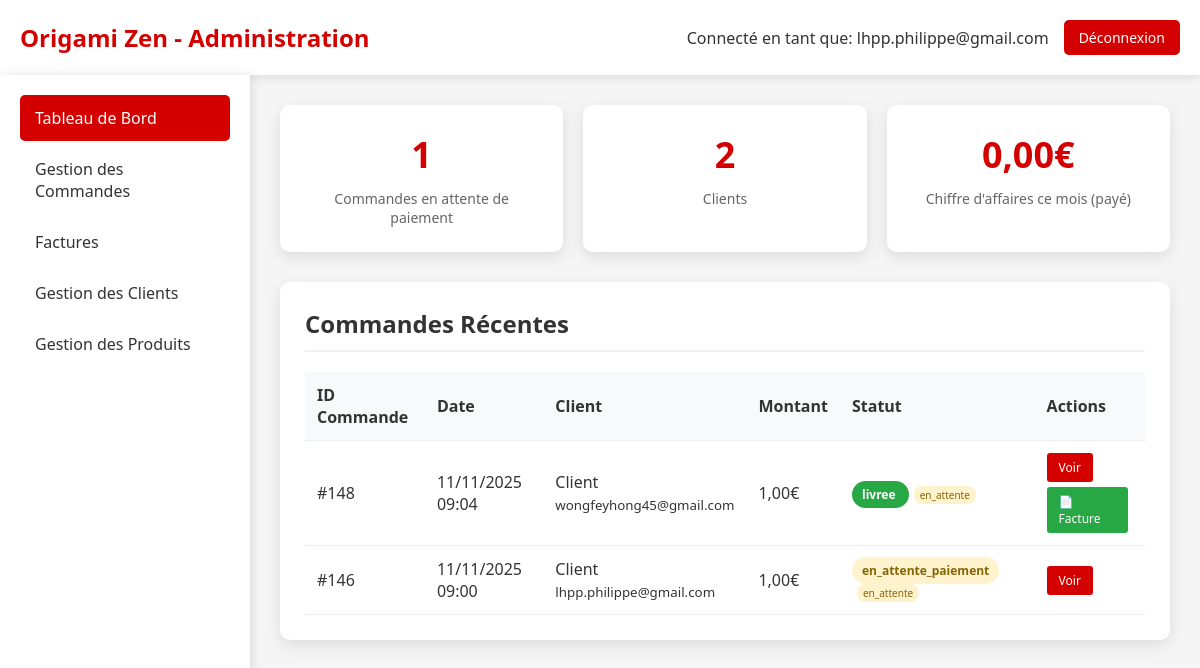
The page /admin_dashboard.php (signed in) on the database as committed earlier.
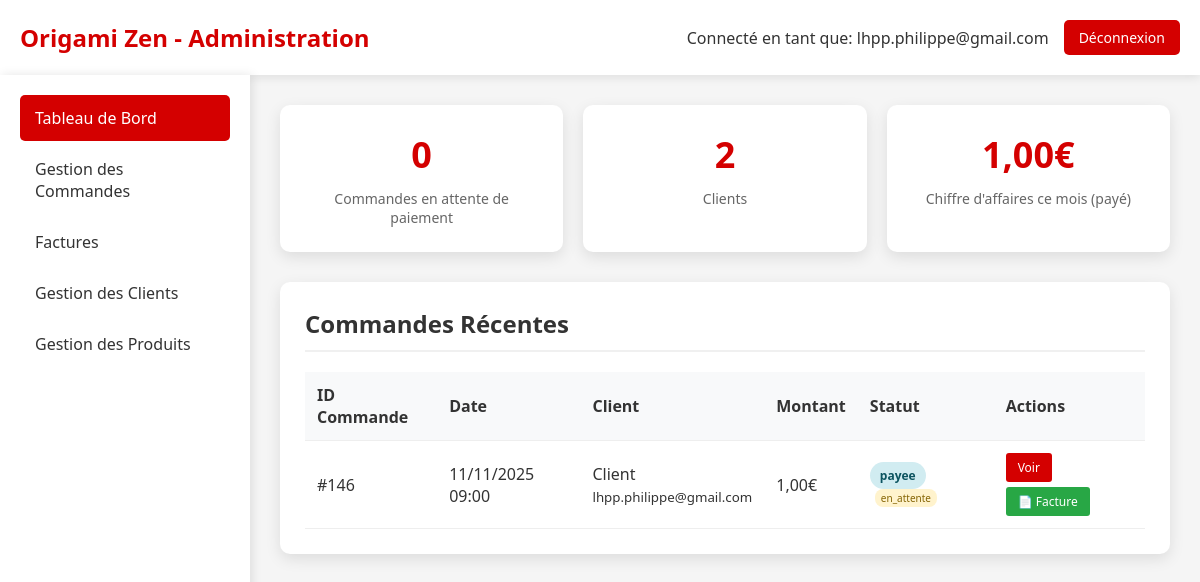
The same page on the database as committed later.
### tables this page shows
CREATE TABLE IF NOT EXISTS `commande` (
  `idCommande` bigint NOT NULL AUTO_INCREMENT,
  `idClient` bigint NOT NULL,
  `idAdresseLivraison` bigint NOT NULL,
  `idAdresseFacturation` bigint DEFAULT NULL,
  `dateCommande` datetime NOT NULL,
  `modeReglement` varchar(20) NOT NULL DEFAULT 'CB',
  `delaiLivraison` date NOT NULL,
  `fraisDePort` double NOT NULL,
  `montantTotal` double NOT NULL,
  `statut` enum('en_attente','en_attente_paiement','payee','confirmee','expediee','livree','annulee') NOT NULL DEFAULT 'en_attente',
  `statut_paiement` enum('en_attente','payee','echec','annulee','rembourse') DEFAULT 'en_attente',
  `idPaiement` int DEFAULT NULL,
  `visible` tinyint(1) DEFAULT '1',
  PRIMARY KEY (`idCommande`),
  KEY `Commande_idClient_FK` (`idClient`),
  KEY `Commande_idAdresseLivraison_FK` (`idAdresseLivraison`),
  KEY `idAdresseFacturation` (`idAdresseFacturation`)
);

CREATE TABLE IF NOT EXISTS `client` (
  `idClient` bigint NOT NULL AUTO_INCREMENT,
  `email` varchar(50) NOT NULL,
  `motDePasse` varchar(255) NOT NULL,
  `nom` varchar(50) DEFAULT NULL,
  `prenom` varchar(50) DEFAULT NULL,
  `telephone` varchar(20) DEFAULT NULL,
  `email_confirme` tinyint(1) DEFAULT '0',
  `token_confirmation` varchar(64) DEFAULT NULL,
  `token_expires` datetime DEFAULT NULL,
  `type` enum('temporaire','permanent') DEFAULT 'temporaire',
  `date_creation` datetime DEFAULT CURRENT_TIMESTAMP,
  `session_id` varchar(128) DEFAULT NULL,
  PRIMARY KEY (`idClient`),
  KEY `idx_client_type` (`type`),
  KEY `idx_client_session` (`session_id`),
  KEY `idx_client_date` (`date_creation`)
);

### admin_dashboard.php (the view, shortened to what this page needs)
<?php
$host = 'localhost';
$dbname = 'origami';
$username = 'root';
$password = '';
try {
    $pdo = new PDO("mysql:host=$host;dbname=$dbname;charset=utf8", $username, $password);
    $pdo->setAttribute(PDO::ATTR_ERRMODE, PDO::ERRMODE_EXCEPTION);
    $stmt = $pdo->query("SELECT COUNT(*) FROM Commande WHERE statut = 'en_attente_paiement' AND visible = 1");
    $commandesEnAttentePaiement = $stmt->fetchColumn();
    $stmt = $pdo->query("SELECT COUNT(*) FROM Client WHERE (type = 'permanent' OR (type IS NULL AND email NOT LIKE 'temp_%@origamizen.fr'))");
    $clientsPermanents = $stmt->fetchColumn();
    $stmt = $pdo->query("SELECT SUM(montantTotal) FROM Commande WHERE statut = 'payee' AND visible = 1 AND MONTH(dateCommande) = MONTH(CURRENT_DATE()) AND YEAR(dateCommande) = YEAR(CURRENT_DATE())");
    $chiffreAffaires = $stmt->fetchColumn() ?? 0;
    $stmt = $pdo->query("
        SELECT c.idCommande, c.dateCommande, c.montantTotal, c.statut, c.statut_paiement,
               cl.nom, cl.prenom, cl.email
        FROM Commande c
        JOIN Client cl ON c.idClient = cl.idClient
        WHERE c.visible = 1
        ORDER BY c.dateCommande DESC
        LIMIT 10
    ");
    $commandesRecentes = $stmt->fetchAll(PDO::FETCH_ASSOC);
} catch (PDOException $e) {
    die("Erreur de connexion à la base de données: " . $e->getMessage());
}
?>
<!DOCTYPE html>
<html lang="fr">
<head>
</head>
<body>
    <div class="header">
        <div class="logo">
            <h1>Origami Zen - Administration</h1>
        </div>
        <div class="admin-info">
            <span>Connecté en tant que: <?= htmlspecialchars($_SESSION['admin_email']) ?></span>
            <a href="?logout=1" class="btn-logout">Déconnexion</a>
        </div>
    </div>
    <div class="container">
        <div class="sidebar">
            <a href="admin_dashboard.php" class="nav-item active">Tableau de Bord</a>
            <a href="admin_commandes.php" class="nav-item">Gestion des Commandes</a>
            <a href="admin_factures.php" class="nav-item">Factures</a>
            <a href="admin_clients.php" class="nav-item">Gestion des Clients</a>
            <a href="admin_produits.php" class="nav-item">Gestion des Produits</a>
        </div>
        <div class="main-content">
            <div class="stats-grid">
                <div class="stat-card">
                    <div class="stat-number"><?= $commandesEnAttentePaiement ?></div>
                    <div class="stat-label">Commandes en attente de paiement</div>
                </div>
                <div class="stat-card">
                    <div class="stat-number"><?= $clientsPermanents ?></div>
                    <div class="stat-label">Clients</div>
                </div>
                <div class="stat-card">
                    <div class="stat-number"><?= number_format($chiffreAffaires, 2, ',', ' ') ?>€</div>
                    <div class="stat-label">Chiffre d'affaires ce mois (payé)</div>
                </div>
            </div>
            <div class="section">
                <h2>Commandes Récentes</h2>
                <table>
                    <thead>
                        <tr>
                            <th>ID Commande</th>
                            <th>Date</th>
                            <th>Client</th>
                            <th>Montant</th>
                            <th>Statut</th>
                            <th>Actions</th>
                        </tr>
                    </thead>
                    <tbody>
                        <?php foreach ($commandesRecentes as $commande): ?>
                        <tr>
                            <td>#<?= $commande['idCommande'] ?></td>
                            <td><?= date('d/m/Y H:i', strtotime($commande['dateCommande'])) ?></td>
                            <td>
                                <?= htmlspecialchars($commande['prenom'] . ' ' . $commande['nom']) ?>
                                <br><small><?= htmlspecialchars($commande['email']) ?></small>
                            </td>
                            <td><?= number_format($commande['montantTotal'], 2, ',', ' ') ?>€</td>
                            <td>
                                <span class="status-badge status-<?= $commande['statut'] ?>">
                                    <?= $commande['statut'] ?>
                                </span>
                                <?php if ($commande['statut_paiement']): ?>
                                    <span class="paiement-status paiement-<?= $commande['statut_paiement'] ?>">
                                        <?= $commande['statut_paiement'] ?>
                                    </span>
                                <?php endif; ?>
                            </td>
                            <td>
                                <div class="actions-container">
                                    <a href="admin_commande_detail.php?id=<?= $commande['idCommande'] ?>" class="btn-action">Voir</a>
                                    <?php
                                    if (in_array($commande['statut'], ['payee', 'expediee', 'livree']) || $commande['statut_paiement'] === 'payee'): ?>
                                        <a href="admin_factures.php?action=generer&id=<?= $commande['idCommande'] ?>" class="btn-invoice" target="_blank">
                                            📄 Facture
                                        </a>
                                    <?php endif; ?>
                                </div>
                            </td>
                        </tr>
                        <?php endforeach; ?>
                    </tbody>
                </table>
            </div>
        </div>
    </div>
</body>
</html>

### admin_dashboard.php (style rules this page uses)
* { margin: 0; padding: 0; box-sizing: border-box; }
body { font-family: 'Segoe UI', Tahoma, Geneva, Verdana, sans-serif; background: #f5f5f5; color: #333; }
.header { background: white; padding: 20px; box-shadow: 0 2px 10px rgba(0,0,0,0.1); display: flex; justify-content: space-between; align-items: center; }
.logo h1 { color: #d40000; font-size: 24px; }
.admin-info { display: flex; align-items: center; gap: 15px; }
.btn-logout { background: #d40000; color: white; padding: 8px 15px; text-decoration: none; border-radius: 5px; font-size: 14px; }
.container { display: flex; min-height: calc(100vh - 80px); }
.sidebar { width: 250px; background: white; padding: 20px; box-shadow: 2px 0 10px rgba(0,0,0,0.1); }
.nav-item { display: block; padding: 12px 15px; color: #333; text-decoration: none; border-radius: 5px; margin-bottom: 5px; transition: background 0.3s; }
.nav-item:hover, .nav-item.active { background: #d40000; color: white; }
.main-content { flex: 1; padding: 30px; }
.stats-grid { display: grid; grid-template-columns: repeat(auto-fit, minmax(250px, 1fr)); gap: 20px; margin-bottom: 30px; }
.stat-card { background: white; padding: 25px; border-radius: 10px; box-shadow: 0 5px 15px rgba(0,0,0,0.1); text-align: center; }
.stat-number { font-size: 36px; font-weight: bold; color: #d40000; margin-bottom: 10px; }
.stat-label { color: #666; font-size: 14px; }
.section { background: white; padding: 25px; border-radius: 10px; box-shadow: 0 5px 15px rgba(0,0,0,0.1); margin-bottom: 20px; }
.section h2 { margin-bottom: 20px; color: #333; border-bottom: 2px solid #f0f0f0; padding-bottom: 10px; }
table { width: 100%; border-collapse: collapse; }
th, td { padding: 12px; text-align: left; border-bottom: 1px solid #eee; }
th { background: #f8f9fa; font-weight: 600; }
.status-badge { padding: 5px 10px; border-radius: 15px; font-size: 12px; font-weight: bold; }
.status-payee { background: #d1ecf1; color: #0c5460; }
.btn-action { padding: 6px 12px; background: #d40000; color: white; text-decoration: none; border-radius: 3px; font-size: 12px; margin-right: 5px; display: inline-block; }
.btn-invoice { padding: 6px 12px; background: #28a745; color: white; text-decoration: none; border-radius: 3px; font-size: 12px; margin-right: 5px; display: inline-block; }
.actions-container { display: flex; gap: 5px; flex-wrap: wrap; }
.paiement-status { font-size: 10px; padding: 2px 6px; border-radius: 8px; margin-left: 5px; }
.paiement-en_attente { background: #fff3cd; color: #856404; }
.status-en_attente_paiement { background: #fff3cd; color: #856404; }
.status-livree { background: #28a745; color: white; }

Rows that differ between the two databases and show on the page:
no longer on this page (row edited): commande: idCommande "148", dateCommande "11/11/2025 09:04", idClient.nom "Client", idClient.email "wongfeyhong45@gmail.com", montantTotal "1,00", statut "livree", statut_paiement "en_attente"
changed commande "en_attente": statut "en_attente_paiement" → "payee"; now shows "📄 Facture"
Other text that changed with them:
$commandesEnAttentePaiement: "1" → "0"
$chiffreAffaires: "0,00" → "1,00"
